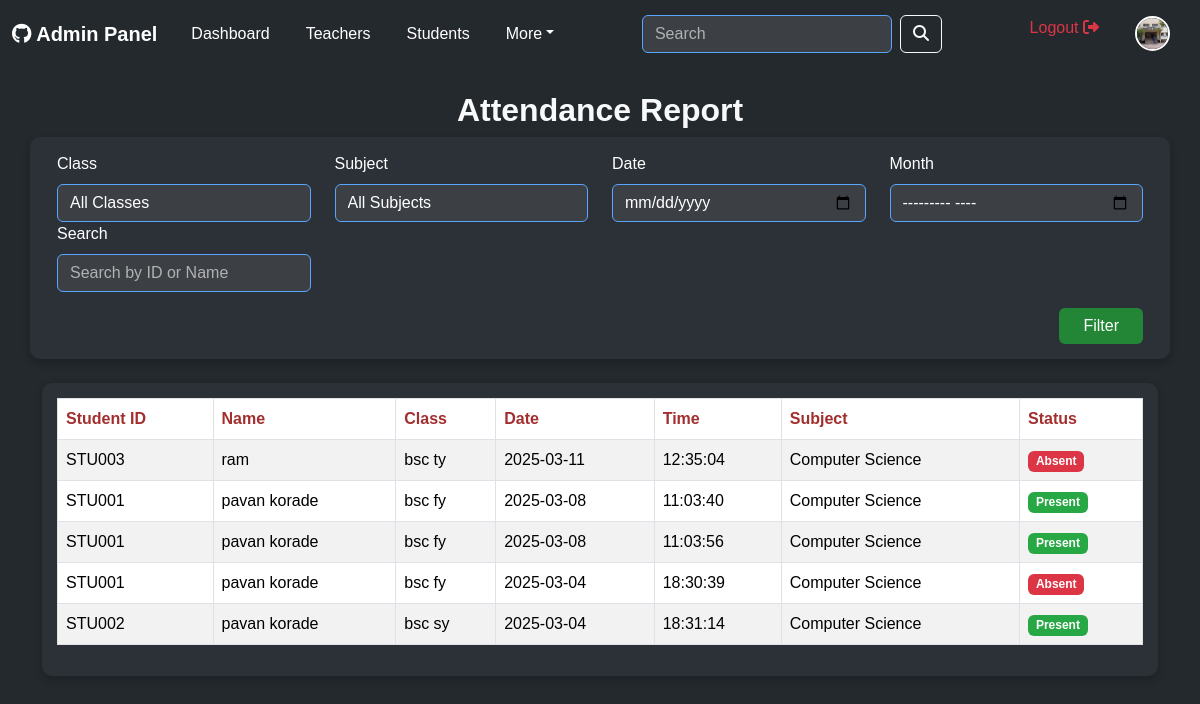
Screenshot of /admin_attendance.php (signed in) with the database file from the repository.
### tables this page shows
CREATE TABLE `attendance` (
  `id` int(11) NOT NULL,
  `student_id` varchar(255) NOT NULL,
  `date` date NOT NULL,
  `status` enum('Present','Absent','Late') NOT NULL,
  `teacher_id` varchar(255) NOT NULL,
  `subject` varchar(255) NOT NULL,
  `time` time NOT NULL
);

CREATE TABLE `students` (
  `student_id` varchar(10) NOT NULL,
  `name` varchar(255) NOT NULL,
  `address` text NOT NULL,
  `contact_no` varchar(15) NOT NULL,
  `email` varchar(255) NOT NULL,
  `gender` enum('Male','Female','Other') NOT NULL,
  `dob` date NOT NULL,
  `class` varchar(100) NOT NULL,
  `subjects` text NOT NULL
);

### admin_attendance.php (the view, shortened to what this page needs)
<?php
include 'navbar.php';
include 'db.php';
$class_month = $_GET['class_month'] ?? "";
$search = $_GET['search'] ?? "";
$query = "SELECT attendance.student_id, students.name, students.class, attendance.date,
                 attendance.status,attendance.time, attendance.subject
          FROM attendance
          JOIN students ON attendance.student_id = students.student_id
          WHERE 1=1";
$query .= " ORDER BY attendance.date DESC";
$stmt = $conn->prepare($query);
$stmt->execute();
$result = $stmt->get_result();
?>
<!DOCTYPE html>
<html lang="en">
<head>
    <link href="https://cdn.jsdelivr.net/npm/bootstrap@5.3.3/dist/css/bootstrap.min.css" rel="stylesheet">
</head>
<body>
    <div class="container mt-4">
        <h2 class="text-center text-light fw-bold">Attendance Report</h2>
        <form method="GET" action="" class="mb-4 row filter-form">
            <div class="col-md-3">
                <label class="form-label">Class</label>
                <select name="class_id" class="form-select">
                    <option value="">All Classes</option>
                </select>
            </div>
            <div class="col-md-3">
                <label class="form-label">Subject</label>
                <select name="subject_id" class="form-select">
                    <option value="">All Subjects</option>
                </select>
            </div>
            <div class="col-md-3">
                <label class="form-label">Date</label>
                <input type="date" name="attendance_date" class="form-control" value="<?= htmlspecialchars($_GET['attendance_date'] ?? ''); ?>">
            </div>
            <div class="col-md-3">
                <label class="form-label">Month</label>
                <input type="month" name="class_month" class="form-control" value="<?= $class_month ?>">
            </div>
            <div class="col-md-3">
                <label class="form-label">Search</label>
                <input type="text" name="search" class="form-control" placeholder="Search by ID or Name" value="<?= htmlspecialchars($search); ?>">
            </div>
            <div class="col-md-12 text-end mt-3">
                <button type="submit" class="btn btn-primary px-4">Filter</button>
            </div>
        </form>
        <div class="table-container">
            <table class="table table-bordered table-striped table-hover">
                <thead>
                    <tr>
                        <th>Student ID</th>
                        <th>Name</th>
                        <th>Class</th>
                        <th>Date</th>
                        <th>Time</th>
                        <th>Subject</th>
                        <th>Status</th>
                    </tr>
                </thead>
                <tbody>
                    <?php while ($row = $result->fetch_assoc()) { ?>
                        <tr>
                            <td><?= htmlspecialchars($row['student_id']); ?></td>
                            <td><?= htmlspecialchars($row['name']); ?></td>
                            <td><?= htmlspecialchars($row['class']); ?></td>
                            <td><?= htmlspecialchars($row['date']); ?></td>
                            <td><?= htmlspecialchars($row['time']); ?></td>
                            <td><?= htmlspecialchars($row['subject']); ?></td>
                            <td>
                                <span class="badge <?= $row['status'] === 'Present' ? 'badge-success' : 'badge-danger' ?>">
                                    <?= htmlspecialchars($row['status']); ?>
                                </span>
                            </td>
                        </tr>
                    <?php } ?>
                </tbody>
            </table>
        </div>
    </div>
</body>
</html>

### navbar.php (style rules this page uses)
body { font-family: 'Poppins', sans-serif; }

### admin_attendance.php (style rules this page uses)
body { background-color: #24292e; color: #ffffff; font-family: 'Poppins', sans-serif; }
.filter-form, .table-container { background: #2b3137; padding: 15px; border-radius: 10px; box-shadow: 0 4px 8px rgba(0, 0, 0, 0.2); }
.form-control, .form-select { background: #3c4045; color: white; border: 1px solid #58a6ff; }
.form-control::placeholder { color: #b1b1b1; }
.table { color: white; }
.table thead { background: #161b22; }
.table thead th { color:rgb(163, 46, 46); }
.badge-success { background-color: #28a745 !important; }
.badge-danger { background-color: #dc3545 !important; }
.btn-primary { background-color: #238636; border: none; }

### rows the page displays
attendance: student "STU003", student.name "ram", student.class "bsc ty", date "2025-03-11", time "12:35:04", subject "Computer Science", status "Absent"
attendance: student "STU001", student.name "pavan korade", student.class "bsc fy", date "2025-03-08", time "11:03:40", subject "Computer Science", status "Present"
attendance: student "STU001", student.name "pavan korade", student.class "bsc fy", date "2025-03-08", time "11:03:56", subject "Computer Science", status "Present"
attendance: student "STU001", student.name "pavan korade", student.class "bsc fy", date "2025-03-04", time "18:30:39", subject "Computer Science", status "Absent"
attendance: student "STU002", student.name "pavan korade", student.class "bsc sy", date "2025-03-04", time "18:31:14", subject "Computer Science", status "Present"
